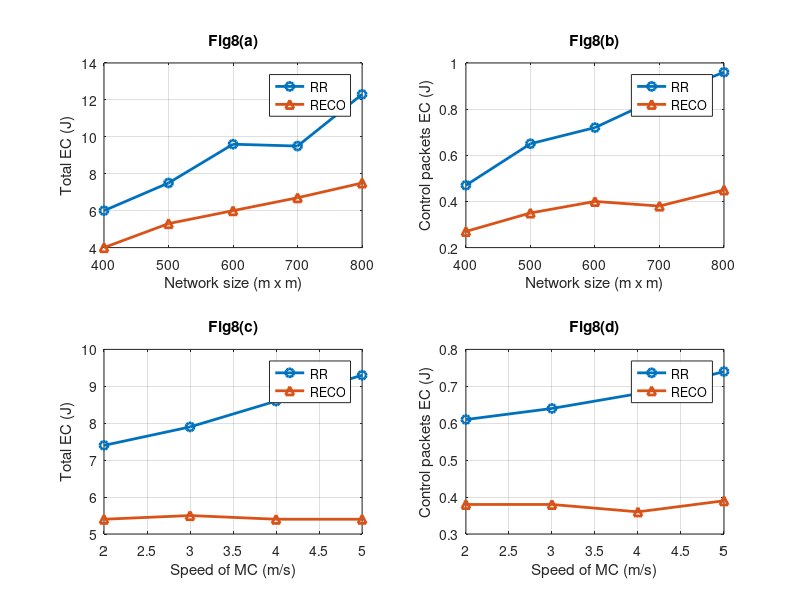

Here is the MATLAB script that generated this plot:
function experiments_fig8
%% PARAMETERS

sizes = [400 500 600 700 800];
speeds = [2 3 4 5];

%% ---------- NETWORK SIZE EXPERIMENT ----------

% RECO (lower energy)
reco_total_size = [4.0 5.3 6.0 6.7 7.5];
reco_ctrl_size  = [0.27 0.35 0.40 0.38 0.45];

% RR (higher energy)
rr_total_size = [6.0 7.5 9.6 9.5 12.3];
rr_ctrl_size  = [0.47 0.65 0.72 0.85 0.96];

%% ---------- SPEED EXPERIMENT ----------

% RECO
reco_total_speed = [5.4 5.5 5.4 5.4];
reco_ctrl_speed  = [0.38 0.38 0.36 0.39];

% RR
rr_total_speed = [7.4 7.9 8.6 9.3];
rr_ctrl_speed  = [0.61 0.64 0.68 0.74];

%% ---------- PLOTTING ----------

figure

% Fig8(a)
subplot(2,2,1)
plot(sizes, rr_total_size,'-o','LineWidth',2); hold on
plot(sizes, reco_total_size,'-^','LineWidth',2);
xlabel('Network size (m x m)')
ylabel('Total EC (J)')
legend('RR','RECO')
title('Fig8(a)')
grid on

% Fig8(b)
subplot(2,2,2)
plot(sizes, rr_ctrl_size,'-o','LineWidth',2); hold on
plot(sizes, reco_ctrl_size,'-^','LineWidth',2);
xlabel('Network size (m x m)')
ylabel('Control packets EC (J)')
legend('RR','RECO')
title('Fig8(b)')
grid on

% Fig8(c)
subplot(2,2,3)
plot(speeds, rr_total_speed,'-o','LineWidth',2); hold on
plot(speeds, reco_total_speed,'-^','LineWidth',2);
xlabel('Speed of MC (m/s)')
ylabel('Total EC (J)')
legend('RR','RECO')
title('Fig8(c)')
grid on

% Fig8(d)
subplot(2,2,4)
plot(speeds, rr_ctrl_speed,'-o','LineWidth',2); hold on
plot(speeds, reco_ctrl_speed,'-^','LineWidth',2);
xlabel('Speed of MC (m/s)')
ylabel('Control packets EC (J)')
legend('RR','RECO')
title('Fig8(d)')
grid on

end
